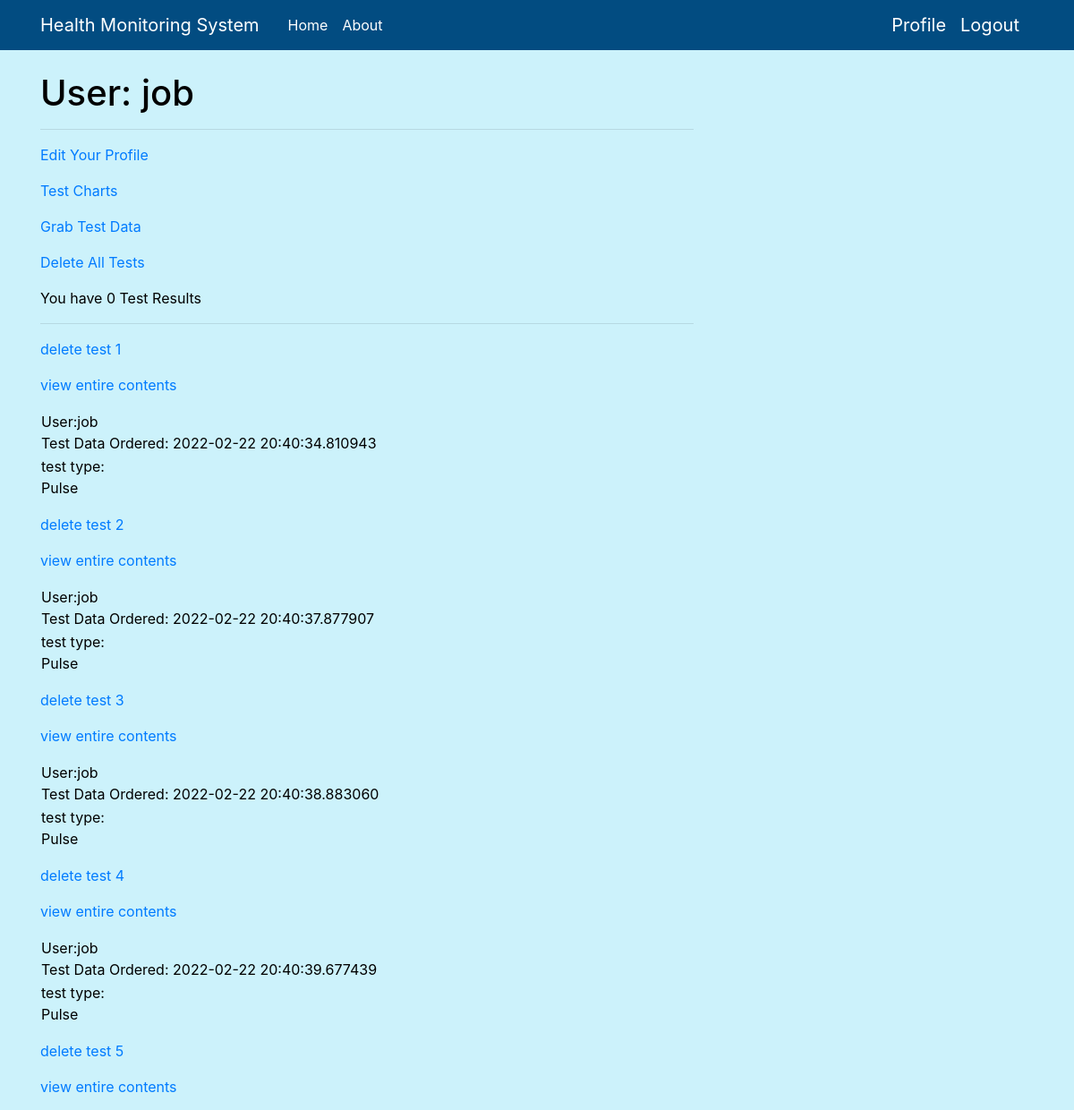
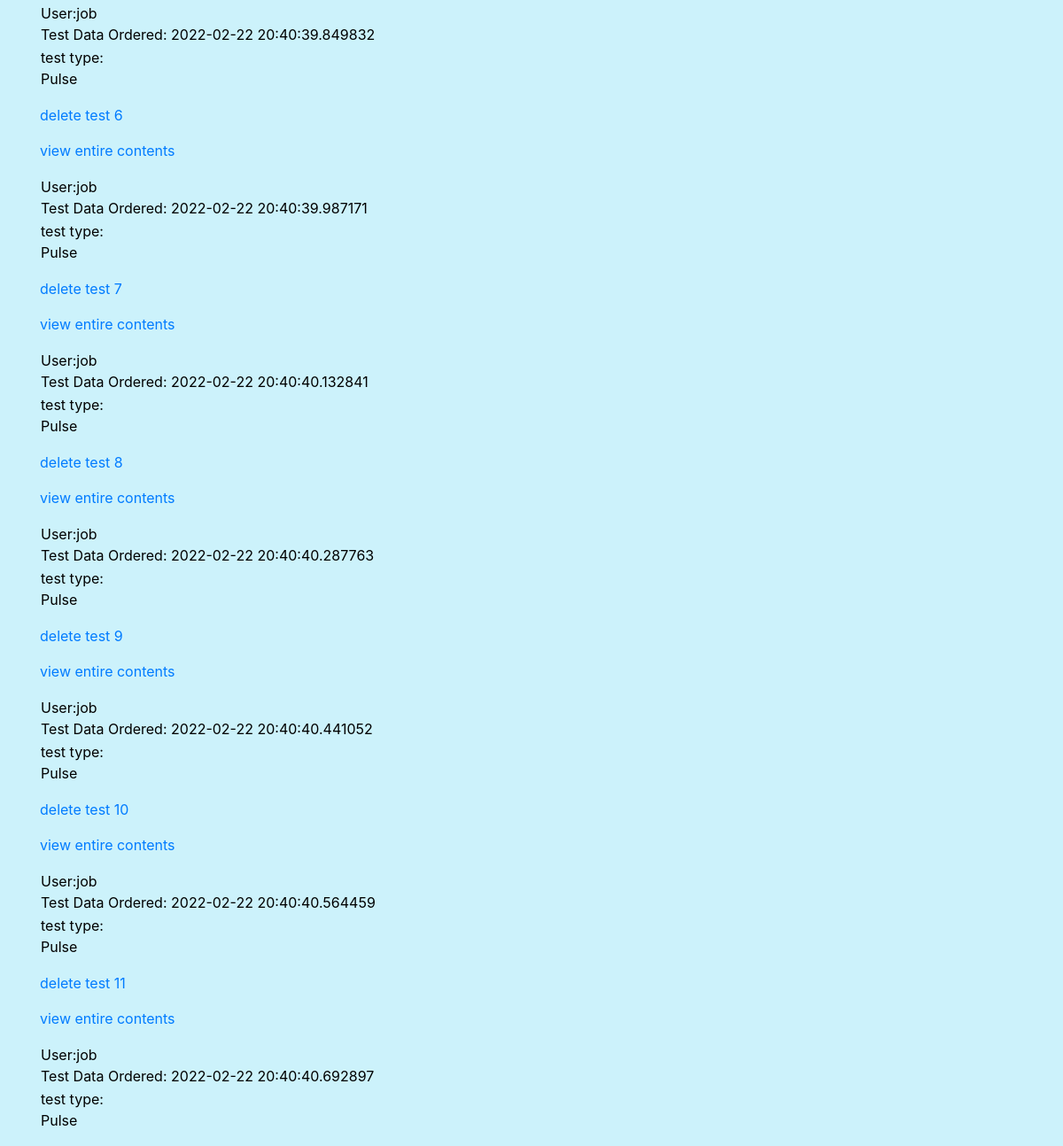
Screenshot of /user/job (signed in) with the database file from the repository (2 pictures, top to bottom).
### app.py (models this page shows, shortened)
class User(UserMixin, db.Model):
    id = db.Column(db.Integer, primary_key=True)
    username = db.Column(db.String(64), index=True, unique=True)
    email = db.Column(db.String(120), index=True, unique=True)          # email field format is validated
    DOB = db.Column(db.String(6), index=True, unique=True)              # DOB field format is validated
    password_hash = db.Column(db.String(128))
    packets = db.relationship("Packet", backref='author', lazy='dynamic')
    packet_count = db.Column(db.Integer, index=True)                    # TODO: managing the users packet counter
    admin = db.Column(db.Integer, index=True, default=False)

class Packet(db.Model):
    id = db.Column(db.Integer, primary_key=True)
    body = db.Column(db.String(500))
    timestamp = db.Column(db.DateTime, index=True, default=datetime.utcnow)         # this timestamp represents when the test was ordered
    test_taken = db.Column(db.String(50), index=True, default=None)                 # this timestamp represents when the test was taken
    user_id = db.Column(db.Integer, db.ForeignKey('user.id'))
    test_type = db.Column(db.String(150), default=None)

### app.py (the view)
@app.route('/user/<username>')
@login_required
def user(username):
    user = User.query.filter_by(username=username).first_or_404()
    return render_template('user.html', user=user, packets=user.packets.all())

### app.py (called while the page is built)
@login.user_loader
def load_user(id):
    return User.query.get(int(id))

### templates/user.html (shortened to what this page needs)
{% extends "base.html" %}
{% block content %}
    <h1>User: {{ user.username }}</h1>
    <hr>
    {% if user == current_user %}
    <p><a href="{{ url_for('edit_profile') }}">Edit Your Profile</a></p>
    <p><a href="{{ url_for('test_chart', username=current_user.username)}}">Test Charts</a></p>
    <p><a href="{{ url_for('newtest', username=current_user.username) }}">Grab Test Data</a></p>
    <p><a href="{{ url_for('delete_all_tests', username=current_user.username) }}">Delete All Tests</a></p>
    <p>You have {{user.packet_count}} Test Results</p>
    <hr>
    {% for packet in packets %}
    <p>
        {% include '_packet.html' %}
    </p>
    {% endfor %}
    {% endif %}
{% endblock %}

### templates/_packet.html
<table>
        <tr valign="top">
            <td>User:{{ packet.author.username}}<br>Test Data Ordered: {{packet.timestamp}}</td>
            <p><a href="{{ url_for('deletetest', username=current_user.username, packet_id=packet.id) }}">delete test {{packet.id}}</a></p>
            <p><a href="{{ url_for('open_packet', username=current_user.username, packet_id=packet.id) }}">view entire contents</a></p>
        </tr>
        <td> test type:<br>{{ packet.test_type }} </td>
    </table>

### static/main.css (style rules this page uses)
body { background: #ccf2fb; color: #000000; margin-top: 5rem; }
h1, h2, h3, h4, h5, h6 { color: #000000; }

### rows the page displays
User: username "job", packet_count "0"
Packet: author.username "job", timestamp "2022-02-22 20:40:34.810943", id "1", test_type "Pulse"
Packet: author.username "job", timestamp "2022-02-22 20:40:37.877907", id "2", test_type "Pulse"
Packet: author.username "job", timestamp "2022-02-22 20:40:38.883060", id "3", test_type "Pulse"
Packet: author.username "job", timestamp "2022-02-22 20:40:39.677439", id "4", test_type "Pulse"
Packet: author.username "job", timestamp "2022-02-22 20:40:39.849832", id "5", test_type "Pulse"
Packet: author.username "job", timestamp "2022-02-22 20:40:39.987171", id "6", test_type "Pulse"
Packet: author.username "job", timestamp "2022-02-22 20:40:40.132841", id "7", test_type "Pulse"
Packet: author.username "job", timestamp "2022-02-22 20:40:40.287763", id "8", test_type "Pulse"
Packet: author.username "job", timestamp "2022-02-22 20:40:40.441052", id "9", test_type "Pulse"
Packet: author.username "job", timestamp "2022-02-22 20:40:40.564459", id "10", test_type "Pulse"
Packet: author.username "job", timestamp "2022-02-22 20:40:40.692897", id "11", test_type "Pulse"
